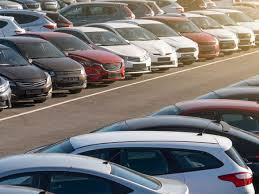
#> input picture Images/cars.jpeg, 259 x 194 px
$ python -i GameEffects.py   (imports and definitions only)
#> lines starting #> are read from the running program, lines starting #| are printed output that depends on the picture
#> further down, picture is the input picture: shape (194, 259, 3); mean B, G, R 116.9, 118.3, 122
# VisualEffects.py - Enhanced visual effects and UI enhancements

import cv2
import numpy as np
import pygame
import cvzone


class ParticleEffect:
    """Create particle effects"""

    # [15 lines left out: functions __init__, update, not called in this run]

    def is_alive(self):
        """Check if particle is still alive"""
        return self.lifetime > 0

    # [6 lines left out: function draw, not called in this run]


class GameOverlay:
    """Create game overlays and UI elements"""

    # [122 lines left out: functions draw_timer_bar, draw_status_badge, draw_heat_map, draw_pulse_effect, draw_corner_indicators, not called in this run]


class TransitionEffect:
    """Create smooth transitions between scenes"""

    def __init__(self, duration=30):
        self.duration = duration
        self.current_frame = 0

    def is_complete(self):
        """Check if transition is complete"""
        return self.current_frame >= self.duration

    def update(self):
        """Update transition"""
        self.current_frame += 1

    def get_alpha(self):
        """Get alpha value for fade effect"""
        return self.current_frame / self.duration

    # [11 lines left out: functions apply_fade_in, apply_fade_out, not called in this run]


class CameraFilter:
    """Apply various camera filters"""

    # [16 lines left out: functions grayscale, blur, edge_detection, not called in this run]

    @staticmethod
    def thermal_effect(image):
        """Apply thermal camera effect"""
        # Convert to HSV
        hsv = cv2.cvtColor(image, cv2.COLOR_BGR2HSV)
#> hsv: shape (194, 259, 3); mean H, S, V 63.6, 66.5, 133.2

        # Split channels
        h, s, v = cv2.split(hsv)
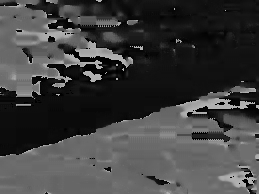
#> h: shape (194, 259); min 0, max 179, mean 63.6
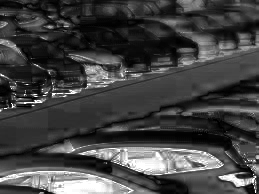
#> s: shape (194, 259); min 0, max 255, mean 66.5
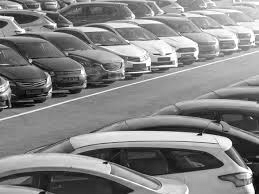
#> v: shape (194, 259); min 1, max 255, mean 133.2

        # Enhance saturation and value
        s = cv2.multiply(s, 1.5)
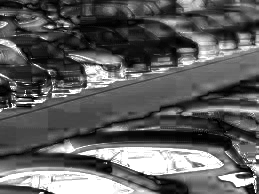
#> s: shape (194, 259); min 0, max 255, mean 94.4
        s = np.clip(s, 0, 255)

        # Merge back
        result = cv2.merge([h, s, v])
#> result: shape (194, 259, 3); mean H, S, V 63.6, 94.4, 133.2
        result = cv2.cvtColor(result, cv2.COLOR_HSV2BGR)
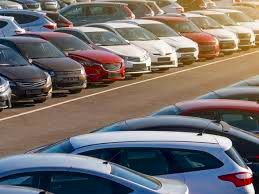
#> result: shape (194, 259, 3); mean B, G, R 108.7, 110.9, 116.9

        return result

    # [9 lines left out: functions mirror_effect, flip_effect, not called in this run]


class AnimatedText:
    """Create animated text effects"""

    # [6 lines left out: function __init__, not called in this run]

    def update(self):
        """Update animation"""
        self.current_frame += 1

    def is_alive(self):
        """Check if animation is still active"""
        return self.current_frame < self.duration

    # [31 lines left out: functions draw_bounce, draw_fade, draw_scale, not called in this run]


class UIPanel:
    """Create UI panels for game info"""

    # [8 lines left out: function __init__, not called in this run]

    def add_item(self, label, value):
        """Add an item to the panel"""
        self.items.append((label, value))

    # [50 lines left out: functions draw, create_visual_effects_demo, not called in this run]

>>> import cv2
>>> picture = cv2.imread('../../Images/cars.jpeg')
>>> result = CameraFilter().thermal_effect(picture)

$ run again, on Images/students.jpeg
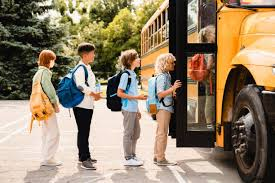
#> input picture Images/students.jpeg, 275 x 183 px
#> picture is the input picture: shape (183, 275, 3); mean B, G, R 105.5, 129.9, 147.4
#> hsv: shape (183, 275, 3); mean H, S, V 27.3, 96.3, 150
#> in thermal_effect, `s = cv2.multiply(s, 1.5)`:
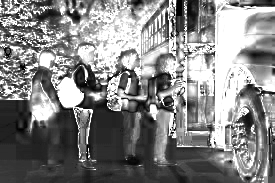
#> s: shape (183, 275); min 0, max 255, mean 131.4
#> in thermal_effect, `result = cv2.cvtColor(result, cv2.COLOR_HSV2BGR)`:
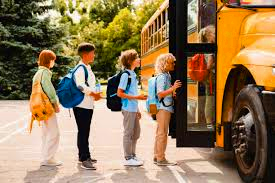
#> result: shape (183, 275, 3); mean B, G, R 86.5, 121.2, 146.4
